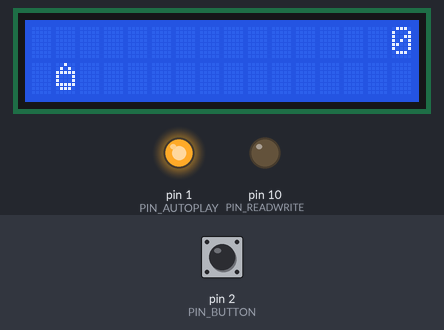
A sketch run on a simulated Arduino Uno, built with avr-gcc and run on an emulated ATmega328P. On the bench: 16×2 character LCD, output pins drawn as LEDs (lit = HIGH). The test bench sets the inputs (shaded band); at power-on: pin 2 (PIN_BUTTON) HIGH. Random numbers use the default seed unless the sketch sets one.

Above: at 1.2 s.
1.3 s: pin 2 (PIN_BUTTON) pulled LOW for 0.15 s
2.0 s: pin 2 (PIN_BUTTON) pulled LOW for 1 s
At 3.4 s:
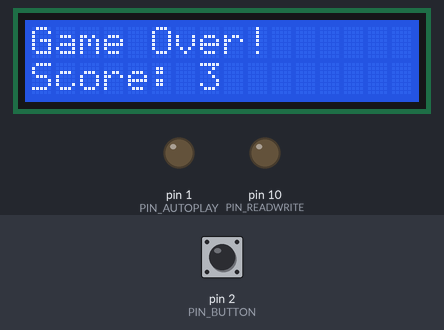
4.5 s: pin 2 (PIN_BUTTON) pulled LOW for 0.15 s
At 6.13 s:
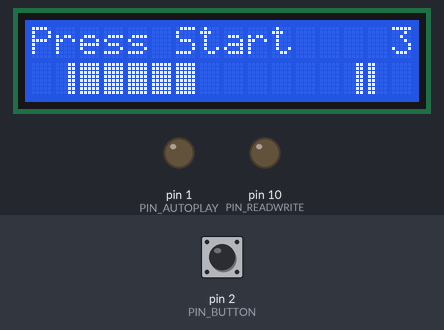
7.6 s: pin 2 (PIN_BUTTON) pulled LOW for 3.2 s
At 9.9 s:
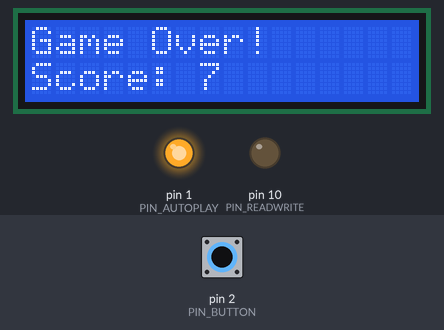
12.3 s: pin 2 (PIN_BUTTON) pulled LOW for 0.15 s
13.0 s: pin 2 (PIN_BUTTON) pulled LOW for 1 s
At 13.22 s:
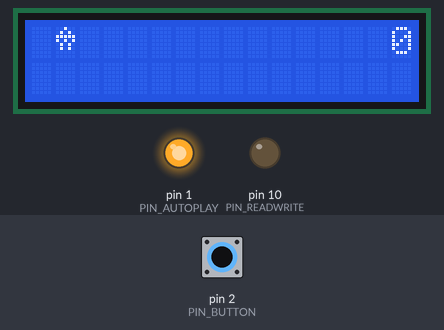
Timing chart, 0 to 16.2 s (numbered marks = the images above; inputs shaded):
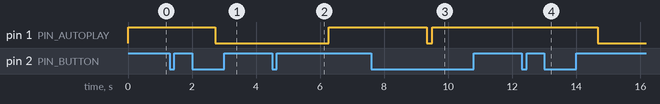

Measured:
- after the input at 4.5 s, pin 1 (PIN_AUTOPLAY): LOW → HIGH after 1.8 s

The sketch:

dazzling_kup1.ino
```cpp
#include <LiquidCrystal.h>

#define PIN_BUTTON 2
#define PIN_AUTOPLAY 1
#define PIN_READWRITE 10
#define PIN_CONTRAST 12

#define SPRITE_RUN1 1
#define SPRITE_RUN2 2
#define SPRITE_JUMP 3
#define SPRITE_JUMP_UPPER '.'         // Cabeça do herói
#define SPRITE_JUMP_LOWER 4
#define SPRITE_TERRAIN_EMPTY ' '      // Caractere de terreno vazio
#define SPRITE_TERRAIN_SOLID 5
#define SPRITE_TERRAIN_SOLID_RIGHT 6
#define SPRITE_TERRAIN_SOLID_LEFT 7

#define HERO_HORIZONTAL_POSITION 1    // Posição horizontal do herói na tela

#define TERRAIN_WIDTH 16
#define TERRAIN_EMPTY 0
#define TERRAIN_LOWER_BLOCK 1
#define TERRAIN_UPPER_BLOCK 2

#define HERO_POSITION_OFF 0          // Herói invisível
#define HERO_POSITION_RUN_LOWER_1 1  // Herói correndo na linha inferior (pose 1)
#define HERO_POSITION_RUN_LOWER_2 2  // Herói correndo na linha inferior (pose 2)

#define HERO_POSITION_JUMP_1 3       // Iniciando o salto
#define HERO_POSITION_JUMP_2 4       // Meio caminho para cima
#define HERO_POSITION_JUMP_3 5       // Salto na linha superior
#define HERO_POSITION_JUMP_4 6       // Salto na linha superior
#define HERO_POSITION_JUMP_5 7       // Salto na linha superior
#define HERO_POSITION_JUMP_6 8       // Salto na linha superior
#define HERO_POSITION_JUMP_7 9       // Meio caminho para baixo
#define HERO_POSITION_JUMP_8 10      // Prestes a aterrissar

#define HERO_POSITION_RUN_UPPER_1 11 // Herói correndo na linha superior (pose 1)
#define HERO_POSITION_RUN_UPPER_2 12 // Herói correndo na linha superior (pose 2)

LiquidCrystal lcd(11, 9, 6, 5, 4, 3);
static char terrainUpper[TERRAIN_WIDTH + 1];
static char terrainLower[TERRAIN_WIDTH + 1];
static bool buttonPushed = false;

void initializeGraphics() {
  static byte graphics[] = {
    // Run position 1 (Herói detalhado)
    B00100,
    B01010,
    B11111,
    B10001,
    B10001,
    B11111,
    B01110,
    B00000,

    // Run position 2 (Herói detalhado)
    B00100,
    B01010,
    B11111,
    B10001,
    B10001,
    B11111,
    B01110,
    B00000,

    // Jump (Herói detalhado)
    B00100,
    B01010,
    B11111,
    B10101,
    B01010,
    B01010,
    B00000,
    B00000,

    // Jump lower (Herói detalhado)
    B01010,
    B10001,
    B11110,
    B00000,
    B00000,
    B00000,
    B00000,
    B00000,

    // Ground (Terra sólida)
    B11111,
    B11111,
    B11111,
    B11111,
    B11111,
    B11111,
    B11111,
    B11111,

    // Ground right (Terra sólida direita)
    B00011,
    B00011,
    B00011,
    B00011,
    B00011,
    B00011,
    B00011,
    B00011,

    // Ground left (Terra sólida esquerda)
    B11000,
    B11000,
    B11000,
    B11000,
    B11000,
    B11000,
    B11000,
    B11000,
  };

  int i;
  // Criando os personagens
  for (i = 0; i < 7; ++i) {
    lcd.createChar(i + 1, &graphics[i * 8]);
  }
  for (i = 0; i < TERRAIN_WIDTH; ++i) {
    terrainUpper[i] = SPRITE_TERRAIN_EMPTY;
    terrainLower[i] = SPRITE_TERRAIN_EMPTY;
  }
}

// Avançar o terreno para a esquerda
void advanceTerrain(char* terrain, byte newTerrain) {
  for (int i = 0; i < TERRAIN_WIDTH; ++i) {
    char current = terrain[i];
    char next = (i == TERRAIN_WIDTH - 1) ? newTerrain : terrain[i + 1];
    switch (current) {
      case SPRITE_TERRAIN_EMPTY:
        terrain[i] = (next == SPRITE_TERRAIN_SOLID) ? SPRITE_TERRAIN_SOLID_RIGHT : SPRITE_TERRAIN_EMPTY;
        break;
      case SPRITE_TERRAIN_SOLID:
        terrain[i] = (next == SPRITE_TERRAIN_EMPTY) ? SPRITE_TERRAIN_SOLID_LEFT : SPRITE_TERRAIN_SOLID;
        break;
      case SPRITE_TERRAIN_SOLID_RIGHT:
        terrain[i] = SPRITE_TERRAIN_SOLID;
        break;
      case SPRITE_TERRAIN_SOLID_LEFT:
        terrain[i] = SPRITE_TERRAIN_EMPTY;
        break;
    }
  }
}

bool drawHero(byte position, char* terrainUpper, char* terrainLower, unsigned int score) {
  bool collide = false;
  char upperSave = terrainUpper[HERO_HORIZONTAL_POSITION];
  char lowerSave = terrainLower[HERO_HORIZONTAL_POSITION];
  byte upper, lower;

  switch (position) {
    case HERO_POSITION_OFF:
      upper = lower = SPRITE_TERRAIN_EMPTY;
      break;
    case HERO_POSITION_RUN_LOWER_1:
      upper = SPRITE_TERRAIN_EMPTY;
      lower = SPRITE_RUN1;
      break;
    case HERO_POSITION_RUN_LOWER_2:
      upper = SPRITE_TERRAIN_EMPTY;
      lower = SPRITE_RUN2;
      break;
    case HERO_POSITION_JUMP_1:
    case HERO_POSITION_JUMP_8:
      upper = SPRITE_TERRAIN_EMPTY;
      lower = SPRITE_JUMP;
      break;
    case HERO_POSITION_JUMP_2:
    case HERO_POSITION_JUMP_7:
      upper = SPRITE_JUMP_UPPER;
      lower = SPRITE_JUMP_LOWER;
      break;
    case HERO_POSITION_JUMP_3:
    case HERO_POSITION_JUMP_4:
    case HERO_POSITION_JUMP_5:
    case HERO_POSITION_JUMP_6:
      upper = SPRITE_JUMP;
      lower = SPRITE_TERRAIN_EMPTY;
      break;
    case HERO_POSITION_RUN_UPPER_1:
      upper = SPRITE_RUN1;
      lower = SPRITE_TERRAIN_EMPTY;
      break;
    case HERO_POSITION_RUN_UPPER_2:
      upper = SPRITE_RUN2;
      lower = SPRITE_TERRAIN_EMPTY;
      break;
  }

  if (upper != ' ') {
    terrainUpper[HERO_HORIZONTAL_POSITION] = upper;
    collide = (upperSave == SPRITE_TERRAIN_EMPTY) ? false : true;
  }
  if (lower != ' ') {
    terrainLower[HERO_HORIZONTAL_POSITION] = lower;
    collide |= (lowerSave == SPRITE_TERRAIN_EMPTY) ? false : true;
  }

  byte digits = (score > 9999) ? 5 : (score > 999) ? 4 : (score > 99) ? 3 : (score > 9) ? 2 : 1;

  // Desenhando a cena
  terrainUpper[TERRAIN_WIDTH] = '\0';
  terrainLower[TERRAIN_WIDTH] = '\0';
  char temp = terrainUpper[16 - digits];
  terrainUpper[16 - digits] = '\0';
  lcd.setCursor(0, 0);
  lcd.print(terrainUpper);
  terrainUpper[16 - digits] = temp;
  lcd.setCursor(0, 1);
  lcd.print(terrainLower);

  lcd.setCursor(16 - digits, 0);
  lcd.print(score);

  terrainUpper[HERO_HORIZONTAL_POSITION] = upperSave;
  terrainLower[HERO_HORIZONTAL_POSITION] = lowerSave;

  return collide;
}

void buttonPush() {
  buttonPushed = true;
}

void displayGameOver(unsigned int score) {
  lcd.clear();
  lcd.setCursor(0, 0);
  lcd.print("Game Over!");
  lcd.setCursor(0, 1);
  lcd.print("Score: ");
  lcd.print(score);
  delay(3000);  // Mostra a mensagem por 3 segundos
}

void setup() {
  pinMode(PIN_READWRITE, OUTPUT);
  digitalWrite(PIN_READWRITE, LOW);
  pinMode(PIN_CONTRAST, OUTPUT);
  digitalWrite(PIN_CONTRAST, LOW);
  pinMode(PIN_BUTTON, INPUT);
  digitalWrite(PIN_BUTTON, HIGH);
  pinMode(PIN_AUTOPLAY, OUTPUT);
  digitalWrite(PIN_AUTOPLAY, HIGH);

  // Mapeando o pino 2 para a interrupção 0
  attachInterrupt(0/*PIN_BUTTON*/, buttonPush, FALLING);

  initializeGraphics();
  lcd.begin(16, 2);
}

void loop() {
  static byte heroPos = HERO_POSITION_RUN_LOWER_1;
  static byte newTerrainType = TERRAIN_EMPTY;
  static byte newTerrainDuration = 1;
  static bool playing = false;
  static bool blink = false;
  static unsigned int distance = 0;

  if (!playing) {
    drawHero((blink) ? HERO_POSITION_OFF : heroPos, terrainUpper, terrainLower, distance >> 3);
    if (blink) {
      lcd.setCursor(0, 0);
      lcd.print("Press Start");
    }
    delay(250);
    blink = !blink;
    if (buttonPushed) {
      initializeGraphics();
      heroPos = HERO_POSITION_RUN_LOWER_1;
      playing = true;
      buttonPushed = false;
      distance = 0;
    }
    return;
  }

  // Deslizando o terreno para a esquerda
  advanceTerrain(terrainLower, newTerrainType == TERRAIN_LOWER_BLOCK ? SPRITE_TERRAIN_SOLID : SPRITE_TERRAIN_EMPTY);
  advanceTerrain(terrainUpper, newTerrainType == TERRAIN_UPPER_BLOCK ? SPRITE_TERRAIN_SOLID : SPRITE_TERRAIN_EMPTY);

  // Criando novo terreno para entrar na direita
  if (--newTerrainDuration == 0) {
    if (newTerrainType == TERRAIN_EMPTY) {
      newTerrainType = (random(3) == 0) ? TERRAIN_UPPER_BLOCK : TERRAIN_LOWER_BLOCK;
      newTerrainDuration = 2 + random(10);
    } else {
      newTerrainType = TERRAIN_EMPTY;
      newTerrainDuration = 10 + random(10);
    }
  }

  if (buttonPushed) {
    if (heroPos <= HERO_POSITION_RUN_LOWER_2) heroPos = HERO_POSITION_JUMP_1;
    buttonPushed = false;
  }

  if (drawHero(heroPos, terrainUpper, terrainLower, distance >> 3)) {
    displayGameOver(distance >> 3);  // Exibe a tela de Game Over
    playing = false; // O herói colidiu com algo. Que pena.
  } else {
    if (heroPos == HERO_POSITION_RUN_LOWER_2 || heroPos == HERO_POSITION_JUMP_8) {
      heroPos = HERO_POSITION_RUN_LOWER_1;
    } else if ((heroPos >= HERO_POSITION_JUMP_3 && heroPos <= HERO_POSITION_JUMP_5) && terrainLower[HERO_HORIZONTAL_POSITION] != SPRITE_TERRAIN_EMPTY) {
      heroPos = HERO_POSITION_RUN_UPPER_1;
    } else if (heroPos >= HERO_POSITION_RUN_UPPER_1 && terrainLower[HERO_HORIZONTAL_POSITION] == SPRITE_TERRAIN_EMPTY) {
      heroPos = HERO_POSITION_JUMP_5;
    } else if (heroPos == HERO_POSITION_RUN_UPPER_2) {
      heroPos = HERO_POSITION_RUN_UPPER_1;
    } else {
      ++heroPos;
    }
    ++distance;

    digitalWrite(PIN_AUTOPLAY, terrainLower[HERO_HORIZONTAL_POSITION + 2] == SPRITE_TERRAIN_EMPTY ? HIGH : LOW);
  }
  delay(50);
}
```
